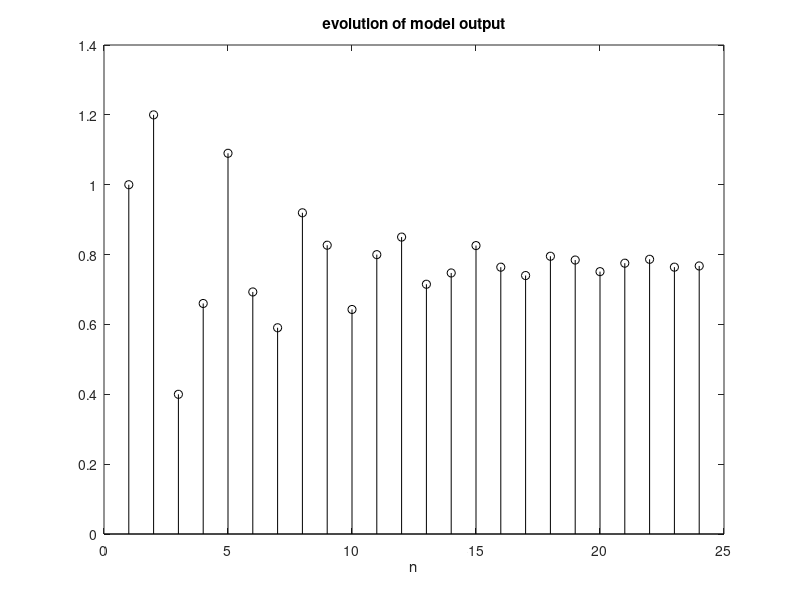

Write the MATLAB code that produced this figure.
%Example of DARMA behaviour
% now using filter()

%coeffs. of polynomials A and B
a=[1 0.5 0.7]; b=[1 0.7];

Ni=24; 
u=ones(24,1); %test value
y=filter(b,a,u);

figure(1)
stem(y,'k');
title('evolution of model output');
xlabel('n');
